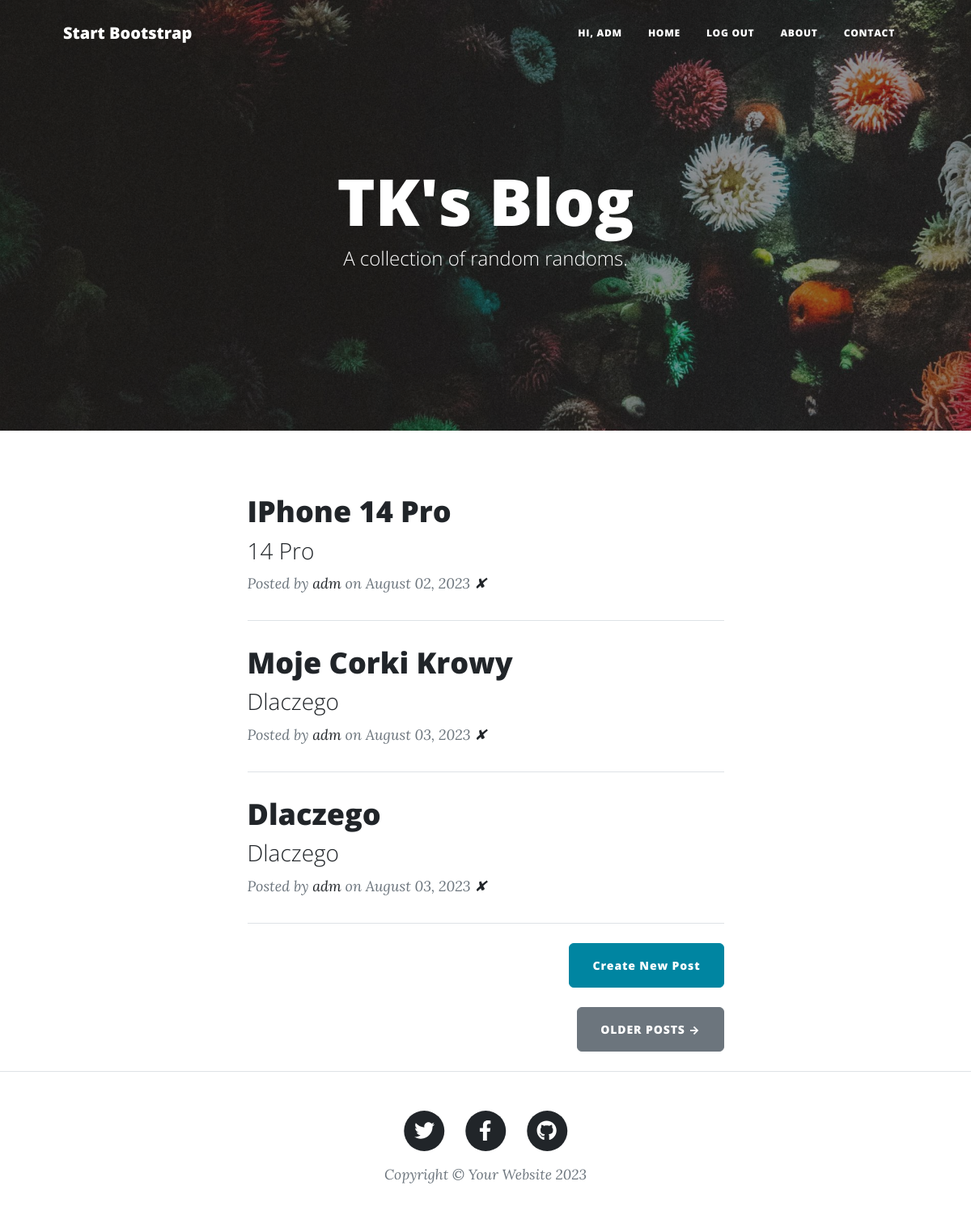
Before: / (signed in) with the older database file.
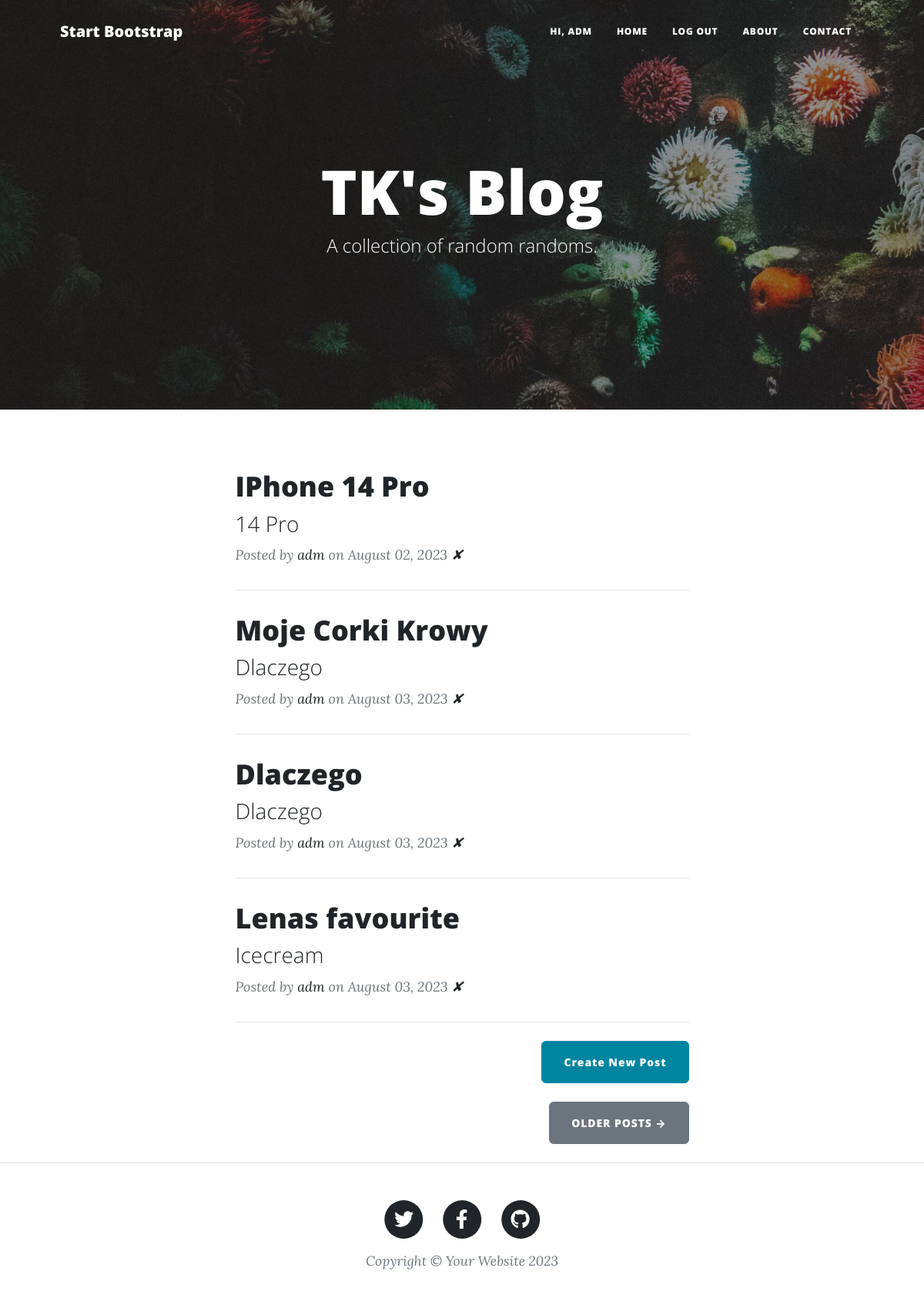
After: the same page with the newer database file.
### main.py (models this page shows)
class BlogPost(db.Model):
    __tablename__ = "blog_posts"
    id = db.Column(db.Integer, primary_key=True)
    title = db.Column(db.String(250), unique=True, nullable=False)
    subtitle = db.Column(db.String(250), nullable=False)
    date = db.Column(db.String(250), nullable=False)
    body = db.Column(db.Text, nullable=False)
    img_url = db.Column(db.String(250), nullable=False)
    author_id = db.Column(db.Integer, db.ForeignKey("users.id"))
    author = relationship("User", back_populates="posts")
    comments = relationship('Comment', back_populates='parent_post')

class User(UserMixin, db.Model):
    __tablename__ = "users"
    id = db.Column(db.Integer, primary_key=True)
    email = db.Column(db.String(100), unique=True)
    password = db.Column(db.String(100))
    name = db.Column(db.String(100))
    posts = relationship("BlogPost", back_populates="author")
    comments = relationship("Comment", back_populates="comment_author")

### main.py (the view)
@app.route('/')
def get_all_posts():
    result = db.session.execute(db.select(BlogPost))
    posts = result.scalars().all()
    return render_template("index.html", all_posts=posts)

### main.py (called while the page is built)
@login_manager.user_loader
def load_user(user_id):
    return db.get_or_404(User, user_id)

### templates/index.html
{% include "header.html" %}
<header
  class="masthead"
  style="background-image: url('../static/assets/img/home-bg.jpg')"
>
  <div class="container position-relative px-4 px-lg-5">
    <div class="row gx-4 gx-lg-5 justify-content-center">
      <div class="col-md-10 col-lg-8 col-xl-7">
        <div class="site-heading">
          <h1>TK's Blog</h1>
          <span class="subheading">A collection of random randoms.</span>
        </div>
      </div>
    </div>
  </div>
</header>
<div class="container px-4 px-lg-5">
  <div class="row gx-4 gx-lg-5 justify-content-center">
    <div class="col-md-10 col-lg-8 col-xl-7">
      {% for post in all_posts %}
      <div class="post-preview">
        <a href="{{ url_for('show_post', post_id=post.id) }}">
          <h2 class="post-title">{{ post.title }}</h2>
          <h3 class="post-subtitle">{{ post.subtitle }}</h3>
        </a>
        <p class="post-meta">
          Posted by
          <a href="#">{{post.author.name}}</a>
          on {{post.date}}
          {% if current_user.id == 1: %}
            <a href="{{url_for('delete_post', post_id=post.id) }}">✘</a>
          {% endif %}
        </p>
      </div>
      <hr class="my-4" />
      {% endfor %}
      {% if current_user.id == 1: %}
      <div class="d-flex justify-content-end mb-4">
        <a
          class="btn btn-primary float-right"
          href="{{url_for('add_new_post')}}"
          >Create New Post</a
        >
      </div>
      {% endif %}
      <div class="d-flex justify-content-end mb-4">
        <a class="btn btn-secondary text-uppercase" href="#!">Older Posts →</a>
      </div>
    </div>
  </div>
</div>
{% include "footer.html" %}

Changed rows visible on the page:
added BlogPost: title "Lenas favourite", subtitle "Icecream", author.name "adm", date "August 03, 2023"
